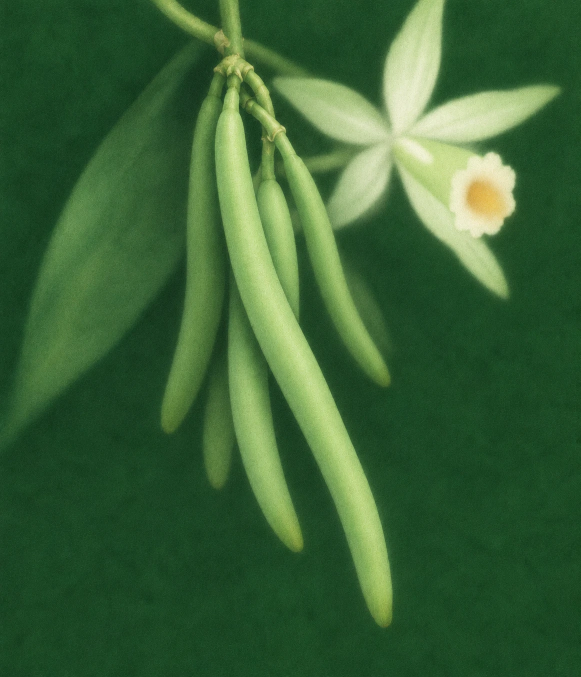
#> input picture vanilla-shop/studies/extract/split/ref-03-composition.webp, 1161 x 1354 px, given in place of spray-test.png, which was not available (shown at 1/2 size)
$ python shadow.py
#> lines starting #> are read from the running program, lines starting #| are printed output that depends on the picture; after the words box and inside, x2 and y2 are one past the last pixel; in counts of white or black regions, pixels touching at a corner belong together; pictures that were not available may be replaced by others from this repository, and a replacement may not be noted
### vanilla-shop/studies/tea/watercolour/cream.py
# Vanilla tea, after the Japanese-tea board: a cream paper box with our engraved vanilla printed very faintly all over
# (the Song Chao faded print), and a deep tea-green band along the foot of the front holding the watercolour flower,
# Ceylon tea flushes and cured pods (the extract labels' technique). Front-panel mm, 3 mm bleed.
import sys
sys.path.insert(0,'/tmp/claude-0/-home-user-PersonalEventPlanner305App/0712b206-ea71-562e-9a83-45f8f096455f/scratchpad/teaart')
sys.path.insert(0,'/home/user/PersonalEventPlanner305App/vanilla-shop/studies/extract/split')
import numpy as np
from PIL import Image
import draw
from draw import Canvas, leaf
from comp import flower, mix
from teaflower import PAL, flush, pods
O='/home/user/PersonalEventPlanner305App/vanilla-shop/studies/tea/watercolour/cream/'
SP='/tmp/claude-0/-home-user-PersonalEventPlanner305App/0712b206-ea71-562e-9a83-45f8f096455f/scratchpad/bw/spray-test.png'
K=draw.K; B=3; PAPER=np.array([0xF6,0xEE,0xDC],np.float32); LINE=np.array([0xA9,0xBE,0x9E],np.float32); FADE=0.30; SPX,SPY=0.66,0.78
p=PAL['green']
def pattern(Wmm,Hmm,k=K,h=72,seed=1):
    """the engraved spray, tiled in a loose half-drop, flipped every other one, as a pale sage line on cream"""
    w,hh=int(Wmm*k),int(Hmm*k); img=np.ones((hh,w,3),np.float32)*PAPER
    src=Image.open(SP).convert('L'); sw=int(h*2400/3400*k); sh=int(h*k)
    A=src.resize((sw,sh),Image.LANCZOS); Bf=A.transpose(Image.FLIP_LEFT_RIGHT)
    M=Image.new('L',(w,hh),255); rng=np.random.default_rng(seed)
    for r in range(-1,int(Hmm/(h*SPY))+2):
        for c in range(-1,int(Wmm/(h*SPX))+2):
            t=(A if (r*3+c)%2 else Bf).rotate(rng.uniform(-18,18),expand=True,fillcolor=255)
            x=int((c*h*SPX+(r%2)*h*SPX/2+rng.uniform(-6,6))*k); y=int((r*h*SPY+rng.uniform(-6,6))*k)
            M.paste(t,(x,y),Image.fromarray(((255-np.asarray(t))>30).astype(np.uint8)*255))
    a=1-np.asarray(M).astype(np.float32)/255; a=np.clip((a-0.15)/0.7,0,1)*FADE
    img=img*(1-a[...,None])+LINE*a[...,None]
    img+=np.random.default_rng(seed).normal(0,4,(hh,w,1))
    return img
# [8 lines left out: function front, not called in this run]
def at(x,y): return (x,y)       # band coordinates are already canvas mm (x includes the 3 mm bleed)
# [13 lines left out: functions long_art, cube_art, not called in this run]
# [5 lines that do not run on import are left out]

### vanilla-shop/studies/extract/split/draw.py
# Organic vanilla drawing kit: everything is built from curved spines with width profiles, so nothing is geometric.
import math, numpy as np, cv2
from PIL import Image, ImageDraw, ImageFilter
K=20; SS=2                       # px per mm, supersampling
def cr(pts,n=24):
    """Catmull-Rom through points -> dense polyline"""
    P=[pts[0]]+list(pts)+[pts[-1]]; out=[]
    for i in range(1,len(P)-2):
        p0,p1,p2,p3=map(np.array,(P[i-1],P[i],P[i+1],P[i+2]))
        for t in np.linspace(0,1,n,endpoint=False):
            out.append(0.5*((2*p1)+(-p0+p2)*t+(2*p0-5*p1+4*p2-p3)*t*t+(-p0+3*p1-3*p2+p3)*t**3))
    out.append(np.array(P[-2])); return np.array(out)
def ribbon(spine,prof,wave=0.0,freq=6,phase=0.0):
    """polygon around a spine; prof(t) gives the half-width in mm; wave ruffles the edges"""
    s=np.asarray(spine,float); d=np.gradient(s,axis=0); d/=np.linalg.norm(d,axis=1,keepdims=True)+1e-9
    nrm=np.stack([-d[:,1],d[:,0]],1); n=len(s); t=np.linspace(0,1,n)
    w=np.array([prof(x) for x in t]); wv=1+wave*np.sin(freq*2*np.pi*t+phase)
    L=s+nrm*(w*wv)[:,None]; R=s-nrm*(w*(1+wave*np.sin(freq*2*np.pi*t+phase+1.7)))[:,None]
    return np.vstack([L,R[::-1]])
def arc(p0,ang,L,bend,n=5,twist=0.0):
    """points along a gently bending path from p0 at angle ang (deg) of length L; bend in radians over its length"""
    pts=[np.array(p0,float)]; a=math.radians(ang); step=L/(n-1)
    for i in range(1,n):
        a+=bend/(n-1)+twist*math.sin(i/(n-1)*math.pi)/(n-1); pts.append(pts[-1]+step*np.array([math.cos(a),math.sin(a)]))
    return cr(pts,16)
# [6 lines left out: function tepal, not called in this run]
def leaf(p0,ang,L,W,bend,spine=False):
    sp=arc(p0,ang,L,bend)
    if spine: return sp
    prof=lambda t: W*(math.sin(math.pi*t)**0.8)*(1-0.3*t)+0.08; return ribbon(sp,prof,0.015,3)
# [8 lines left out: function pod, not called in this run]
def bud(p0,ang,L,W,bend):
    sp=arc(p0,ang,L,bend); prof=lambda t: W*math.sin(math.pi*t**0.6)**0.9*(1-0.2*t)+0.05; return ribbon(sp,prof)
def stem(pts,w): return ribbon(cr(pts,20),lambda t:w*(1-0.4*t)+0.05)
# [11 lines left out: functions ellipse_ruffle, trumpet, not called in this run]
class Canvas:
    def __init__(s,W,H,ox=0): s.W,s.H,s.ox=W,H,ox; s.layers=[]
    def add(s,polys,core,edge,blur,depth=1.0,alpha=1.0,glow=1.0,centre=None,R=None,halo=0.35,wash=None):
        s.layers.append((polys if isinstance(polys,list) else [polys],core,edge,blur,alpha,glow,centre,R,halo,wash))
    # [44 lines left out: functions mask, render, green_pod, not called in this run]

### vanilla-shop/studies/tea/watercolour/shadow.py
# Vanilla tea, round five: no band. Cream paper, the engraving printed faintly (quiet behind the type, fuller at the
# right and foot), and the soft shadow of our vanilla vine and a tea flush falling across the box, as if afternoon
# light came through the plant: sharp where it is near, soft where it is far. Front-panel mm, 3 mm bleed.
import sys
sys.path.insert(0,'/home/user/PersonalEventPlanner305App/vanilla-shop/studies/extract/split')
sys.path.insert(0,'/tmp/claude-0/-home-user-PersonalEventPlanner305App/0712b206-ea71-562e-9a83-45f8f096455f/scratchpad/teaart')
import numpy as np, cv2
from PIL import Image, ImageDraw
import draw
import cream
from cream import pattern, PAPER
cream.FADE=0.24; cream.SPX,cream.SPY=1.05,1.1      # sparser and paler: noticed only on a closer look
O='/home/user/PersonalEventPlanner305App/vanilla-shop/studies/tea/watercolour/shadow/'
SP='/tmp/claude-0/-home-user-PersonalEventPlanner305App/0712b206-ea71-562e-9a83-45f8f096455f/scratchpad/bw/spray-test.png'
K=draw.K; B=3; SHADE=np.array([0x2A,0x4A,0x34],np.float32)
src=np.asarray(Image.open(SP).convert('L'))
sil=((255-src)>50).astype(np.uint8)*255
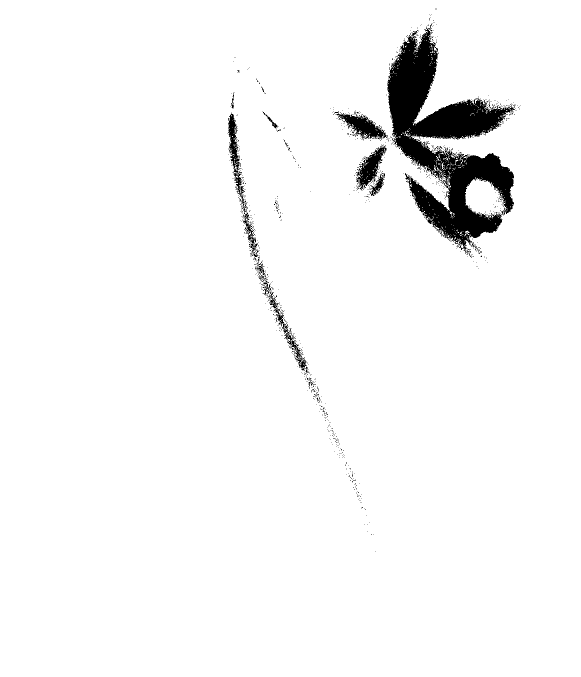
#> sil: shape (1354, 1161) (shown at 1/2 size); 96.4% white; 863 black regions (846 under 20 px), largest, box (x1, y1, x2, y2) and area: (774, 55, 1031, 515) 45742, (455, 227, 519, 514) 2519, (671, 224, 776, 281) 2235
sil=cv2.morphologyEx(sil,cv2.MORPH_CLOSE,cv2.getStructuringElement(cv2.MORPH_ELLIPSE,(31,31)))     # hatching closed into solid shapes
#> sil: shape (1354, 1161); 98.3% white; 4 black regions, box (x1, y1, x2, y2) and area: (897, 309, 1026, 471) 9725, (776, 118, 866, 265) 8548, (833, 207, 986, 275) 7078, (804, 277, 869, 332) 2022
sil=cv2.morphologyEx(sil,cv2.MORPH_OPEN,cv2.getStructuringElement(cv2.MORPH_ELLIPSE,(5,5)))
#> sil: shape (1354, 1161); 98.3% white; 4 black regions, box (x1, y1, x2, y2) and area: (897, 309, 1026, 471) 9742, (776, 118, 866, 265) 8551, (833, 207, 986, 275) 7089, (804, 277, 869, 332) 2025
SIL=Image.fromarray(sil)
def tea_sil(d,base,ang,s,k):
    """a tea flush as a filled silhouette: stem, two leaves and a bud"""
    a=np.radians(ang); P=lambda t,o=0:(base[0]+np.cos(a)*t*s-np.sin(a)*o*s, base[1]+np.sin(a)*t*s+np.cos(a)*o*s)
    for poly in [draw.stem([P(0),P(9,0.8),P(17,-0.6),P(26)],0.7*s),draw.leaf(P(9,0.8),ang-62,19*s,5.6*s,-0.3),draw.leaf(P(17,-0.6),ang+52,15*s,4.6*s,0.28),draw.bud(P(26),ang-6,9*s,2.0*s,0.12)]:
        d.polygon([tuple(v) for v in (np.asarray(poly)+B)*k],fill=255)
def front(name,W,H,spray,flushes,quiet,glow):
    w,h=int(W*K),int(H*K)
    yy,xx=np.mgrid[0:h,0:w].astype(np.float32)/K-B
    pat=pattern(W,H); paper=np.ones_like(pat)*PAPER
#> in pattern, `M = Image.new('L', (w, hh), 255)`: M: PIL image 3640x1820 L; every value is 255
    q=np.ones((h,w),np.float32)
#> q: shape (1820, 3640) float32; every value is 1
    for (x0,y0,x1,y1) in quiet:                                   # quiet the print behind the type
        dx=np.maximum(np.maximum(x0-xx,xx-x1),0); dy=np.maximum(np.maximum(y0-yy,yy-y1),0)
        q=np.minimum(q,np.clip(np.hypot(dx,dy)/10,0,1))
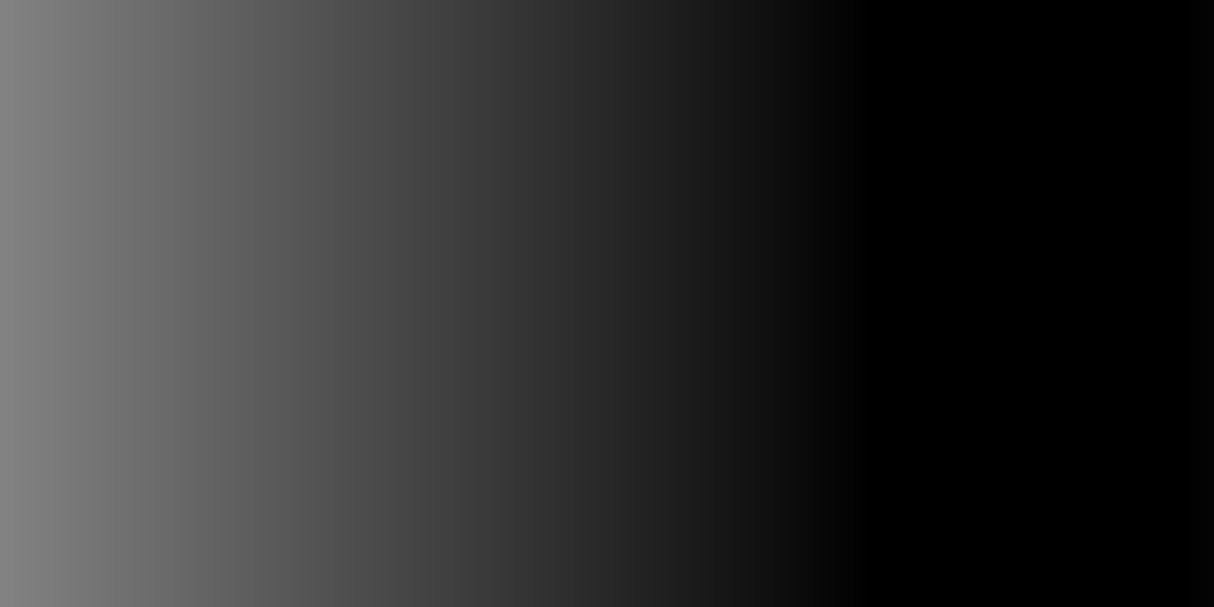
#> dx: shape (1820, 3640) float32 (shown at 1/3 size); min 0, max 131, mean 47.2
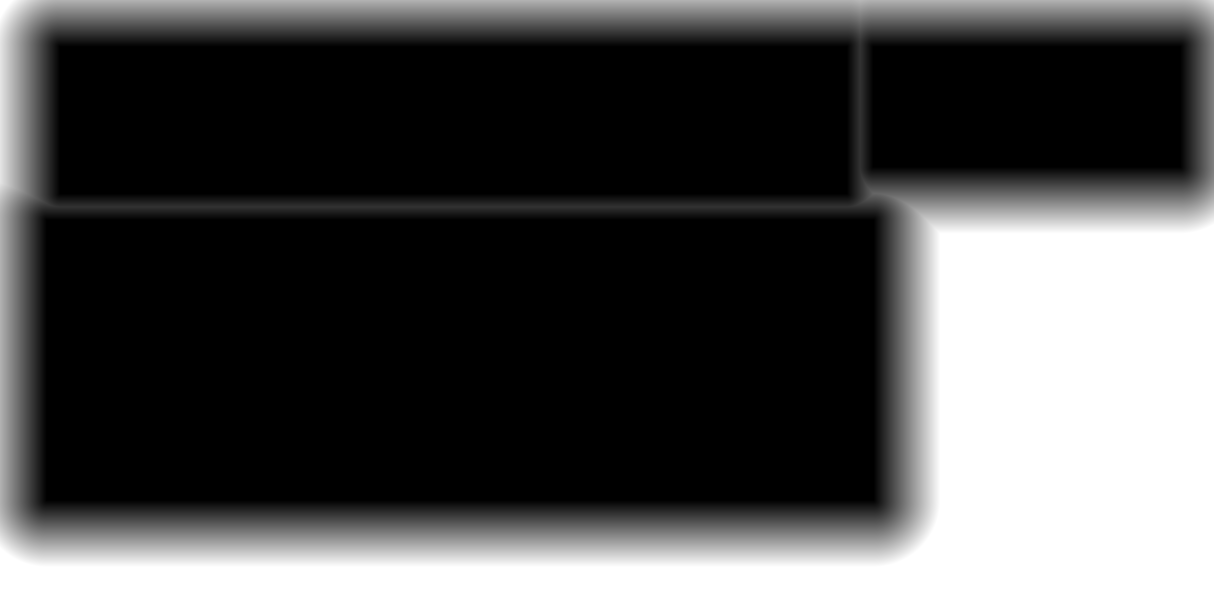
#> q: shape (1820, 3640) float32 (shown at 1/3 size); min 0, max 1, mean 0.307
    edge=np.minimum(np.minimum(xx+B,W-B-xx),np.minimum(yy+B,H-B-yy))
    q=q*np.clip(1.15-edge/22,0.12,1)                              # the print lives near the edges; the middle stays quiet
    img=paper+(pat-paper)*q[...,None]
    # warm light pooling where the sun comes in
    g=np.clip(1-np.hypot(xx-glow[0],yy-glow[1])/glow[2],0,1)**1.5; img=img*(1+0.035*g[...,None])
    # the shadow: the vine (near, crisper) and the flushes (further, softer)
    M=Image.new('L',(w,h),0)
#> M: PIL image 3640x1820 L; every value is 0
    (x,y,hm,rot,flip)=spray; s=SIL.transpose(Image.FLIP_LEFT_RIGHT) if flip else SIL
#> after `s = SIL.transpose(Image.FLIP_LEFT_RIGHT) if flip else SIL`: s: PIL image 1161x1354 L; 98.3% white; 4 black regions, box (x1, y1, x2, y2) and area: (135, 309, 264, 471) 9742, (295, 118, 385, 265) 8551, (175, 207, 328, 275) 7089, (292, 277, 357, 332) 2025
    s=s.resize((int(hm*2400/3400*K),int(hm*K)),Image.LANCZOS).rotate(rot,expand=True)
#> s: PIL image 2814x2936 L
    M.paste(s,(int((x+B)*K-s.size[0]/2),int((y+B)*K-s.size[1]/2)),s)
    near=np.asarray(M).astype(np.float32)/255
    F=Image.new('L',(w,h),0); d=ImageDraw.Draw(F)
    for f in flushes: tea_sil(d,*f,K)
#> this loop made 3 passes
    far=np.asarray(F).astype(np.float32)/255
#> far: shape (1820, 3640) float32; values 0 (black) and 1 (white), 16.7% white; 1 white region, box (x1, y1, x2, y2) and area: (2316, 0, 3640, 1773) 1104726
    # a cast shadow: sharp where the plant is near the paper (top right), softer further away; shapes from one light
    # do not darken where they overlap (max, not sum), and the paper is multiplied, not painted over
    t=np.clip(np.hypot(xx-W,yy+10)/(W*0.9),0,1)
#> t: shape (1820, 3640) float32
    n1=cv2.GaussianBlur(near,(0,0),0.3*K); n2=cv2.GaussianBlur(near,(0,0),1.8*K)
    a=np.maximum((n1*(1-t)+n2*t)*0.92,cv2.GaussianBlur(far,(0,0),2.6*K)*0.62)*0.42
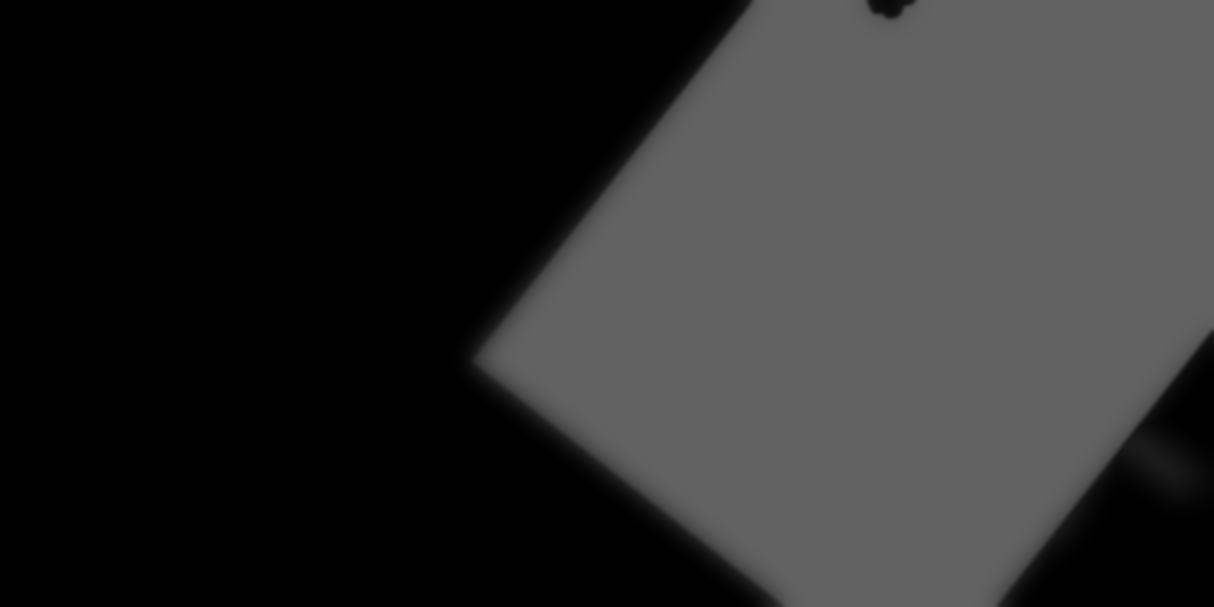
#> a: shape (1820, 3640) float32 (shown at 1/3 size); min 0, max 0.386, mean 0.174
    MUL=np.array([0.60,0.70,0.64],np.float32)
#> MUL = [0.6, 0.7, 0.64]
    img=img*(1-a[...,None]+a[...,None]*MUL)
    img+=np.random.default_rng(3).normal(0,3.5,(h,w,1))
    Image.fromarray(img.clip(0,255).astype(np.uint8)).save(O+name)
# long, panel 176 x 85: signature top left, name across the middle left, the shadow falling from the top right
front('long-cream.png',182,91,spray=(138,30,120,-38,True),flushes=[((170,-8),118,2.4),((120,-10),70,1.9),((176,70),-150,2.0)],
      quiet=[(6,4,124,26),(4,30,128,72),(128,4,174,22)],glow=(150,10,90))
front('cube-cream.png',94,91,spray=(74,24,82,-28,True),flushes=[((90,-8),112,1.7),((92,64),-150,1.6)],
      quiet=[(5,4,56,24),(4,30,64,80),(50,4,86,20)],glow=(80,6,60))
#> call 2 of pattern, with Wmm = 94, Hmm = 91, k = 20, h = 72, seed = 1
#> in pattern (call 2), `M = Image.new('L', (w, hh), 255)`: M: PIL image 1880x1820 L; every value is 255
#> after the loop in pattern (call 2), `for r in range(-1,int(Hmm/(h*SPY))+2):`:
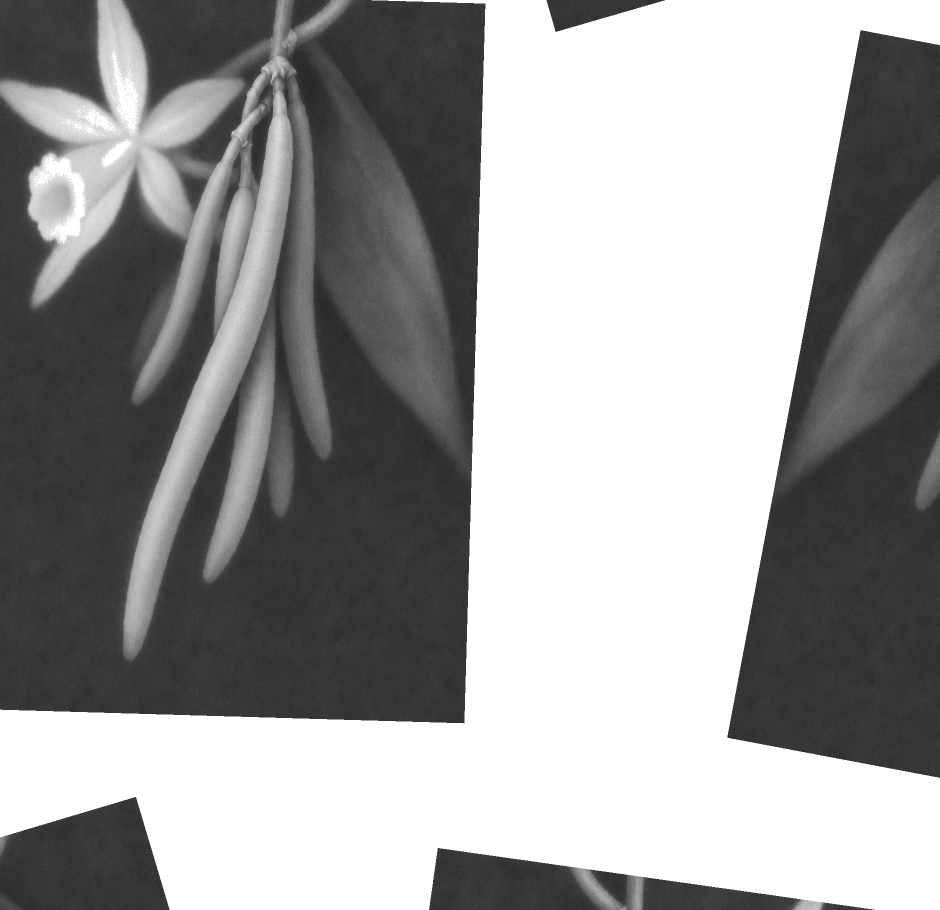
#> M: PIL image 1880x1820 L (shown at 1/2 size); min 33, max 255, mean 155.6
#> after the loop in pattern (call 2), `for r in range(-1,int(Hmm/(h*SPY))+2):`:
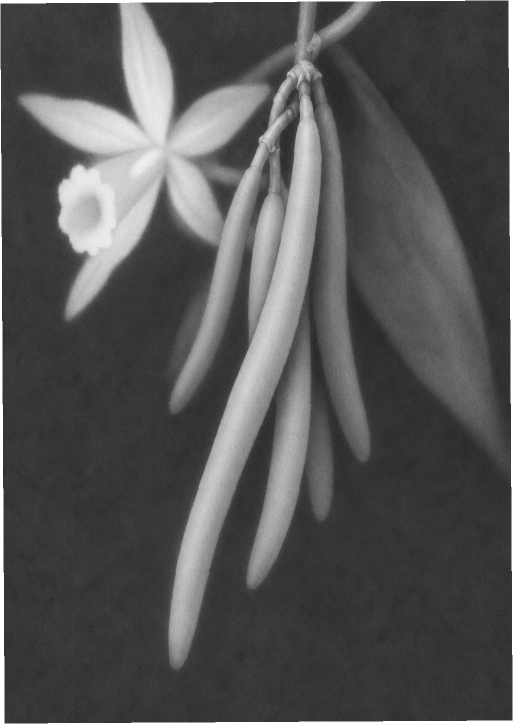
#> t: PIL image 1026x1448 L (shown at 1/2 size); min 33, max 255, mean 84.1
#> in pattern (call 2), `a = np.clip((a - 0.15) / 0.7, 0, 1) * FADE`:
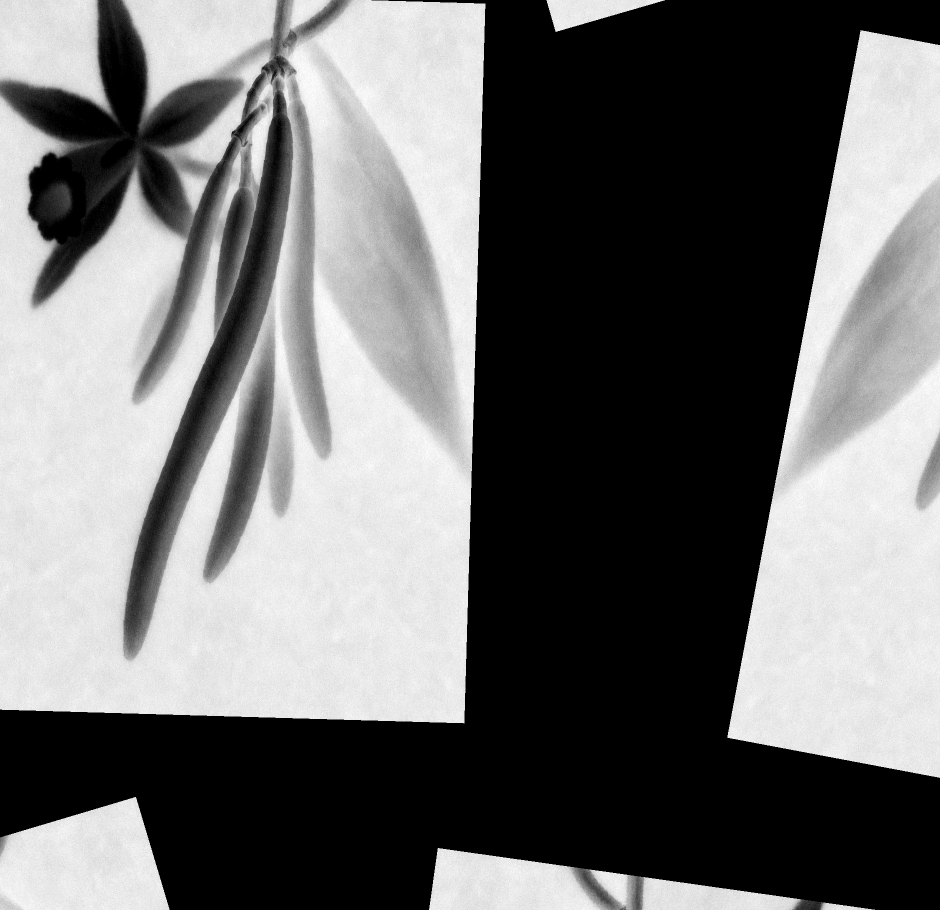
#> a: shape (1820, 1880) float32 (shown at 1/2 size); min 0, max 0.24, mean 0.105; drawn with min black and max white
#> the loop in front (call 2), `for f in flushes: tea_sil(d,*f,K)` made 2 passes
print('ok')
